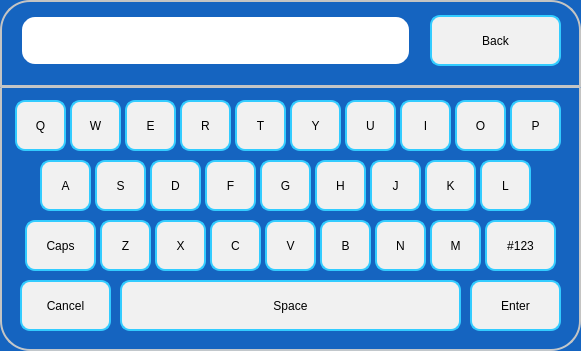
  <widget class="QFrame" name="frEnglishAlpha">
   <property name="geometry">
    <rect>
     <x>10</x>
     <y>10</y>
     <width>581</width>
     <height>351</height>
    </rect>
   </property>
   <property name="styleSheet">
    <string notr="true">	 border: 2px solid #C4C4C3;
    border-bottom-color: #C2C7CB; /* same as the pane color */
    border-radius: 30px;
color: rgb(0, 0, 0);
font: 75 16pt &quot;Roboto Medium&quot;;
background-color: rgb(21, 100, 192);</string>
   </property>
   <property name="frameShape">
    <enum>QFrame::StyledPanel</enum>
   </property>
   <property name="frameShadow">
    <enum>QFrame::Raised</enum>
   </property>
   <widget class="QPushButton" name="pbQ">
    <property name="geometry">
     <rect>
      <x>15</x>
      <y>100</y>
      <width>51</width>
      <height>51</height>
     </rect>
    </property>
    <property name="focusPolicy">
     <enum>Qt::NoFocus</enum>
    </property>
    <property name="styleSheet">
     <string notr="true">background-color: rgb(241, 241, 241);
border-width: 2px;
border-color:  rgb(51, 204, 255);
border-style: solid;
border-radius: 10;
color: rgb(0, 0, 0);
font: 75 16pt &quot;Roboto Medium&quot;;</string>
    </property>
    <property name="text">
     <string>Q</string>
    </property>
   </widget>
   <widget class="QPushButton" name="pbW">
    <property name="geometry">
     <rect>
      <x>70</x>
      <y>100</y>
      <width>51</width>
      <height>51</height>
     </rect>
    </property>
    <property name="focusPolicy">
     <enum>Qt::NoFocus</enum>
    </property>
    <property name="styleSheet">
     <string notr="true">background-color: rgb(241, 241, 241);
border-width: 2px;
border-color:  rgb(51, 204, 255);
border-style: solid;
border-radius: 10;
color: rgb(0, 0, 0);
font: 75 16pt &quot;Roboto Medium&quot;;</string>
    </property>
    <property name="text">
     <string>W</string>
    </property>
   </widget>
   <widget class="QPushButton" name="pbE">
    <property name="geometry">
     <rect>
      <x>125</x>
      <y>100</y>
      <width>51</width>
      <height>51</height>
     </rect>
    </property>
    <property name="focusPolicy">
     <enum>Qt::NoFocus</enum>
    </property>
    <property name="styleSheet">
     <string notr="true">background-color: rgb(241, 241, 241);
border-width: 2px;
border-color:  rgb(51, 204, 255);
border-style: solid;
border-radius: 10;
color: rgb(0, 0, 0);
font: 75 16pt &quot;Roboto Medium&quot;;</string>
    </property>
    <property name="text">
     <string>E</string>
    </property>
   </widget>
   <widget class="QPushButton" name="pbR">
    <property name="geometry">
     <rect>
      <x>180</x>
      <y>100</y>
      <width>51</width>
      <height>51</height>
     </rect>
    </property>
    <property name="focusPolicy">
     <enum>Qt::NoFocus</enum>
    </property>
    <property name="styleSheet">
     <string notr="true">background-color: rgb(241, 241, 241);
border-width: 2px;
border-color:  rgb(51, 204, 255);
border-style: solid;
border-radius: 10;
color: rgb(0, 0, 0);
font: 75 16pt &quot;Roboto Medium&quot;;</string>
    </property>
    <property name="text">
     <string>R</string>
    </property>
   </widget>
   <widget class="QPushButton" name="pbT">
    <property name="geometry">
     <rect>
      <x>235</x>
      <y>100</y>
      <width>51</width>
      <height>51</height>
     </rect>
    </property>
    <property name="focusPolicy">
     <enum>Qt::NoFocus</enum>
    </property>
    <property name="styleSheet">
     <string notr="true">background-color: rgb(241, 241, 241);
border-width: 2px;
border-color:  rgb(51, 204, 255);
border-style: solid;
border-radius: 10;
color: rgb(0, 0, 0);
font: 75 16pt &quot;Roboto Medium&quot;;</string>
    </property>
    <property name="text">
     <string>T</string>
    </property>
   </widget>
   <widget class="QPushButton" name="pbY">
    <property name="geometry">
     <rect>
      <x>290</x>
      <y>100</y>
      <width>51</width>
      <height>51</height>
     </rect>
    </property>
    <property name="focusPolicy">
     <enum>Qt::NoFocus</enum>
    </property>
    <property name="styleSheet">
     <string notr="true">background-color: rgb(241, 241, 241);
border-width: 2px;
border-color:  rgb(51, 204, 255);
border-style: solid;
border-radius: 10;
color: rgb(0, 0, 0);
font: 75 16pt &quot;Roboto Medium&quot;;</string>
    </property>
    <property name="text">
     <string>Y</string>
    </property>
   </widget>
   <widget class="QPushButton" name="pbU">
    <property name="geometry">
     <rect>
      <x>345</x>
      <y>100</y>
      <width>51</width>
      <height>51</height>
     </rect>
    </property>
    <property name="focusPolicy">
     <enum>Qt::NoFocus</enum>
    </property>
    <property name="styleSheet">
     <string notr="true">background-color: rgb(241, 241, 241);
border-width: 2px;
border-color:  rgb(51, 204, 255);
border-style: solid;
border-radius: 10;
color: rgb(0, 0, 0);
font: 75 16pt &quot;Roboto Medium&quot;;</string>
    </property>
    <property name="text">
     <string>U</string>
    </property>
   </widget>
   <widget class="QPushButton" name="pbI">
    <property name="geometry">
     <rect>
      <x>400</x>
      <y>100</y>
      <width>51</width>
      <height>51</height>
     </rect>
    </property>
    <property name="focusPolicy">
     <enum>Qt::NoFocus</enum>
    </property>
    <property name="styleSheet">
     <string notr="true">background-color: rgb(241, 241, 241);
border-width: 2px;
border-color:  rgb(51, 204, 255);
border-style: solid;
border-radius: 10;
color: rgb(0, 0, 0);
font: 75 16pt &quot;Roboto Medium&quot;;</string>
    </property>
    <property name="text">
     <string>I</string>
    </property>
   </widget>
   <widget class="QPushButton" name="pbO">
    <property name="geometry">
     <rect>
      <x>455</x>
      <y>100</y>
      <width>51</width>
      <height>51</height>
     </rect>
    </property>
    <property name="focusPolicy">
     <enum>Qt::NoFocus</enum>
    </property>
    <property name="styleSheet">
     <string notr="true">background-color: rgb(241, 241, 241);
border-width: 2px;
border-color:  rgb(51, 204, 255);
border-style: solid;
border-radius: 10;
color: rgb(0, 0, 0);
font: 75 16pt &quot;Roboto Medium&quot;;</string>
    </property>
    <property name="text">
     <string>O</string>
    </property>
   </widget>
   <widget class="QPushButton" name="pbP">
    <property name="geometry">
     <rect>
      <x>510</x>
      <y>100</y>
      <width>51</width>
      <height>51</height>
     </rect>
    </property>
    <property name="focusPolicy">
     <enum>Qt::NoFocus</enum>
    </property>
    <property name="styleSheet">
     <string notr="true">background-color: rgb(241, 241, 241);
border-width: 2px;
border-color:  rgb(51, 204, 255);
border-style: solid;
border-radius: 10;
color: rgb(0, 0, 0);
font: 75 16pt &quot;Roboto Medium&quot;;</string>
    </property>
    <property name="text">
     <string>P</string>
    </property>
   </widget>
   <widget class="QPushButton" name="pbA">
    <property name="geometry">
     <rect>
      <x>40</x>
      <y>160</y>
      <width>51</width>
      <height>51</height>
     </rect>
    </property>
    <property name="focusPolicy">
     <enum>Qt::NoFocus</enum>
    </property>
    <property name="styleSheet">
     <string notr="true">background-color: rgb(241, 241, 241);
border-width: 2px;
border-color:  rgb(51, 204, 255);
border-style: solid;
border-radius: 10;
color: rgb(0, 0, 0);
font: 75 16pt &quot;Roboto Medium&quot;;</string>
    </property>
    <property name="text">
     <string>A</string>
    </property>
   </widget>
   <widget class="QPushButton" name="pbS">
    <property name="geometry">
     <rect>
      <x>95</x>
      <y>160</y>
      <width>51</width>
      <height>51</height>
     </rect>
    </property>
    <property name="focusPolicy">
     <enum>Qt::NoFocus</enum>
    </property>
    <property name="styleSheet">
     <string notr="true">background-color: rgb(241, 241, 241);
border-width: 2px;
border-color:  rgb(51, 204, 255);
border-style: solid;
border-radius: 10;
color: rgb(0, 0, 0);
font: 75 16pt &quot;Roboto Medium&quot;;</string>
    </property>
    <property name="text">
     <string>S</string>
    </property>
   </widget>
   <widget class="QPushButton" name="pbD">
    <property name="geometry">
     <rect>
      <x>150</x>
      <y>160</y>
      <width>51</width>
      <height>51</height>
     </rect>
    </property>
    <property name="focusPolicy">
     <enum>Qt::NoFocus</enum>
    </property>
    <property name="styleSheet">
     <string notr="true">background-color: rgb(241, 241, 241);
border-width: 2px;
border-color:  rgb(51, 204, 255);
border-style: solid;
border-radius: 10;
color: rgb(0, 0, 0);
font: 75 16pt &quot;Roboto Medium&quot;;</string>
    </property>
    <property name="text">
     <string>D</string>
    </property>
   </widget>
   <widget class="QPushButton" name="pbF">
    <property name="geometry">
     <rect>
      <x>205</x>
      <y>160</y>
      <width>51</width>
      <height>51</height>
     </rect>
    </property>
    <property name="focusPolicy">
     <enum>Qt::NoFocus</enum>
    </property>
    <property name="styleSheet">
     <string notr="true">background-color: rgb(241, 241, 241);
border-width: 2px;
border-color:  rgb(51, 204, 255);
border-style: solid;
border-radius: 10;
color: rgb(0, 0, 0);
font: 75 16pt &quot;Roboto Medium&quot;;</string>
    </property>
    <property name="text">
     <string>F</string>
    </property>
   </widget>
   <widget class="QPushButton" name="pbG">
    <property name="geometry">
     <rect>
      <x>260</x>
      <y>160</y>
      <width>51</width>
      <height>51</height>
     </rect>
    </property>
    <property name="focusPolicy">
     <enum>Qt::NoFocus</enum>
    </property>
    <property name="styleSheet">
     <string notr="true">background-color: rgb(241, 241, 241);
border-width: 2px;
border-color:  rgb(51, 204, 255);
border-style: solid;
border-radius: 10;
color: rgb(0, 0, 0);
font: 75 16pt &quot;Roboto Medium&quot;;</string>
    </property>
    <property name="text">
     <string>G</string>
    </property>
   </widget>
   <widget class="QPushButton" name="pbH">
    <property name="geometry">
     <rect>
      <x>315</x>
      <y>160</y>
      <width>51</width>
      <height>51</height>
     </rect>
    </property>
    <property name="focusPolicy">
     <enum>Qt::NoFocus</enum>
    </property>
    <property name="styleSheet">
     <string notr="true">background-color: rgb(241, 241, 241);
border-width: 2px;
border-color:  rgb(51, 204, 255);
border-style: solid;
border-radius: 10;
color: rgb(0, 0, 0);
font: 75 16pt &quot;Roboto Medium&quot;;</string>
    </property>
    <property name="text">
     <string>H</string>
    </property>
   </widget>
   <widget class="QPushButton" name="pbJ">
    <property name="geometry">
     <rect>
      <x>370</x>
      <y>160</y>
      <width>51</width>
      <height>51</height>
     </rect>
    </property>
    <property name="focusPolicy">
     <enum>Qt::NoFocus</enum>
    </property>
    <property name="styleSheet">
     <string notr="true">background-color: rgb(241, 241, 241);
border-width: 2px;
border-color:  rgb(51, 204, 255);
border-style: solid;
border-radius: 10;
color: rgb(0, 0, 0);
font: 75 16pt &quot;Roboto Medium&quot;;</string>
    </property>
    <property name="text">
     <string>J</string>
    </property>
   </widget>
   <widget class="QPushButton" name="pbK">
    <property name="geometry">
     <rect>
      <x>425</x>
      <y>160</y>
      <width>51</width>
      <height>51</height>
     </rect>
    </property>
    <property name="focusPolicy">
     <enum>Qt::NoFocus</enum>
    </property>
    <property name="styleSheet">
     <string notr="true">background-color: rgb(241, 241, 241);
border-width: 2px;
border-color:  rgb(51, 204, 255);
border-style: solid;
border-radius: 10;
color: rgb(0, 0, 0);
font: 75 16pt &quot;Roboto Medium&quot;;</string>
    </property>
    <property name="text">
     <string>K</string>
    </property>
   </widget>
   <widget class="QPushButton" name="pbL">
    <property name="geometry">
     <rect>
      <x>480</x>
      <y>160</y>
      <width>51</width>
      <height>51</height>
     </rect>
    </property>
    <property name="focusPolicy">
     <enum>Qt::NoFocus</enum>
    </property>
    <property name="styleSheet">
     <string notr="true">background-color: rgb(241, 241, 241);
border-width: 2px;
border-color:  rgb(51, 204, 255);
border-style: solid;
border-radius: 10;
color: rgb(0, 0, 0);
font: 75 16pt &quot;Roboto Medium&quot;;</string>
    </property>
    <property name="text">
     <string>L</string>
    </property>
   </widget>
   <widget class="QPushButton" name="pbZ">
    <property name="geometry">
     <rect>
      <x>100</x>
      <y>220</y>
      <width>51</width>
      <height>51</height>
     </rect>
    </property>
    <property name="focusPolicy">
     <enum>Qt::NoFocus</enum>
    </property>
    <property name="styleSheet">
     <string notr="true">background-color: rgb(241, 241, 241);
border-width: 2px;
border-color:  rgb(51, 204, 255);
border-style: solid;
border-radius: 10;
color: rgb(0, 0, 0);
font: 75 16pt &quot;Roboto Medium&quot;;</string>
    </property>
    <property name="text">
     <string>Z</string>
    </property>
   </widget>
   <widget class="QPushButton" name="pbX">
    <property name="geometry">
     <rect>
      <x>155</x>
      <y>220</y>
      <width>51</width>
      <height>51</height>
     </rect>
    </property>
    <property name="focusPolicy">
     <enum>Qt::NoFocus</enum>
    </property>
    <property name="styleSheet">
     <string notr="true">background-color: rgb(241, 241, 241);
border-width: 2px;
border-color:  rgb(51, 204, 255);
border-style: solid;
border-radius: 10;
color: rgb(0, 0, 0);
font: 75 16pt &quot;Roboto Medium&quot;;</string>
    </property>
    <property name="text">
     <string>X</string>
    </property>
   </widget>
   <widget class="QPushButton" name="pbC">
    <property name="geometry">
     <rect>
      <x>210</x>
      <y>220</y>
      <width>51</width>
      <height>51</height>
     </rect>
    </property>
    <property name="focusPolicy">
     <enum>Qt::NoFocus</enum>
    </property>
    <property name="styleSheet">
     <string notr="true">background-color: rgb(241, 241, 241);
border-width: 2px;
border-color:  rgb(51, 204, 255);
border-style: solid;
border-radius: 10;
color: rgb(0, 0, 0);
font: 75 16pt &quot;Roboto Medium&quot;;</string>
    </property>
    <property name="text">
     <string>C</string>
    </property>
   </widget>
   <widget class="QPushButton" name="pbV">
    <property name="geometry">
     <rect>
      <x>265</x>
      <y>220</y>
      <width>51</width>
      <height>51</height>
     </rect>
    </property>
    <property name="focusPolicy">
     <enum>Qt::NoFocus</enum>
    </property>
    <property name="styleSheet">
     <string notr="true">background-color: rgb(241, 241, 241);
border-width: 2px;
border-color:  rgb(51, 204, 255);
border-style: solid;
border-radius: 10;
color: rgb(0, 0, 0);
font: 75 16pt &quot;Roboto Medium&quot;;</string>
    </property>
    <property name="text">
     <string>V</string>
    </property>
   </widget>
   <widget class="QPushButton" name="pbB">
    <property name="geometry">
     <rect>
      <x>320</x>
      <y>220</y>
      <width>51</width>
      <height>51</height>
     </rect>
    </property>
    <property name="focusPolicy">
     <enum>Qt::NoFocus</enum>
    </property>
    <property name="styleSheet">
     <string notr="true">background-color: rgb(241, 241, 241);
border-width: 2px;
border-color:  rgb(51, 204, 255);
border-style: solid;
border-radius: 10;
color: rgb(0, 0, 0);
font: 75 16pt &quot;Roboto Medium&quot;;</string>
    </property>
    <property name="text">
     <string>B</string>
    </property>
   </widget>
   <widget class="QPushButton" name="pbN">
    <property name="geometry">
     <rect>
      <x>375</x>
      <y>220</y>
      <width>51</width>
      <height>51</height>
     </rect>
    </property>
    <property name="focusPolicy">
     <enum>Qt::NoFocus</enum>
    </property>
    <property name="styleSheet">
     <string notr="true">background-color: rgb(241, 241, 241);
border-width: 2px;
border-color:  rgb(51, 204, 255);
border-style: solid;
border-radius: 10;
color: rgb(0, 0, 0);
font: 75 16pt &quot;Roboto Medium&quot;;</string>
    </property>
    <property name="text">
     <string>N</string>
    </property>
   </widget>
   <widget class="QPushButton" name="pbM">
    <property name="geometry">
     <rect>
      <x>430</x>
      <y>220</y>
      <width>51</width>
      <height>51</height>
     </rect>
    </property>
    <property name="focusPolicy">
     <enum>Qt::NoFocus</enum>
    </property>
    <property name="styleSheet">
     <string notr="true">background-color: rgb(241, 241, 241);
border-width: 2px;
border-color:  rgb(51, 204, 255);
border-style: solid;
border-radius: 10;
color: rgb(0, 0, 0);
font: 75 16pt &quot;Roboto Medium&quot;;</string>
    </property>
    <property name="text">
     <string>M</string>
    </property>
   </widget>
   <widget class="QPushButton" name="pbCap">
    <property name="geometry">
     <rect>
      <x>25</x>
      <y>220</y>
      <width>71</width>
      <height>51</height>
     </rect>
    </property>
    <property name="focusPolicy">
     <enum>Qt::NoFocus</enum>
    </property>
    <property name="styleSheet">
     <string notr="true">background-color: rgb(241, 241, 241);
border-width: 2px;
border-color:  rgb(51, 204, 255);
border-style: solid;
border-radius: 10;
color: rgb(0, 0, 0);
font: 75 16pt &quot;Roboto Medium&quot;;</string>
    </property>
    <property name="text">
     <string>Caps</string>
    </property>
   </widget>
   <widget class="QPushButton" name="pbCancel">
    <property name="geometry">
     <rect>
      <x>20</x>
      <y>280</y>
      <width>91</width>
      <height>51</height>
     </rect>
    </property>
    <property name="focusPolicy">
     <enum>Qt::NoFocus</enum>
    </property>
    <property name="styleSheet">
     <string notr="true">background-color: rgb(241, 241, 241);
border-width: 2px;
border-color:  rgb(51, 204, 255);
border-style: solid;
border-radius: 10;
color: rgb(0, 0, 0);
font: 75 16pt &quot;Roboto Medium&quot;;</string>
    </property>
    <property name="text">
     <string>Cancel</string>
    </property>
   </widget>
   <widget class="QPushButton" name="pbSpace">
    <property name="geometry">
     <rect>
      <x>120</x>
      <y>280</y>
      <width>341</width>
      <height>51</height>
     </rect>
    </property>
    <property name="focusPolicy">
     <enum>Qt::NoFocus</enum>
    </property>
    <property name="styleSheet">
     <string notr="true">background-color: rgb(241, 241, 241);
border-width: 2px;
border-color:  rgb(51, 204, 255);
border-style: solid;
border-radius: 10;
color: rgb(0, 0, 0);
font: 75 16pt &quot;Roboto Medium&quot;;</string>
    </property>
    <property name="text">
     <string>Space</string>
    </property>
   </widget>
   <widget class="QPushButton" name="pbEnter">
    <property name="geometry">
     <rect>
      <x>470</x>
      <y>280</y>
      <width>91</width>
      <height>51</height>
     </rect>
    </property>
    <property name="focusPolicy">
     <enum>Qt::NoFocus</enum>
    </property>
    <property name="styleSheet">
     <string notr="true">background-color: rgb(241, 241, 241);
border-width: 2px;
border-color:  rgb(51, 204, 255);
border-style: solid;
border-radius: 10;
color: rgb(0, 0, 0);
font: 75 16pt &quot;Roboto Medium&quot;;</string>
    </property>
    <property name="text">
     <string>Enter</string>
    </property>
   </widget>
   <widget class="QPushButton" name="pb123">
    <property name="geometry">
     <rect>
      <x>485</x>
      <y>220</y>
      <width>71</width>
      <height>51</height>
     </rect>
    </property>
    <property name="focusPolicy">
     <enum>Qt::NoFocus</enum>
    </property>
    <property name="styleSheet">
     <string notr="true">background-color: rgb(241, 241, 241);
border-width: 2px;
border-color:  rgb(51, 204, 255);
border-style: solid;
border-radius: 10;
color: rgb(0, 0, 0);
font: 75 16pt &quot;Roboto Medium&quot;;</string>
    </property>
    <property name="text">
     <string>#123</string>
    </property>
   </widget>
   <widget class="QPushButton" name="pbBack">
    <property name="geometry">
     <rect>
      <x>430</x>
      <y>15</y>
      <width>131</width>
      <height>51</height>
     </rect>
    </property>
    <property name="focusPolicy">
     <enum>Qt::NoFocus</enum>
    </property>
    <property name="styleSheet">
     <string notr="true">background-color: rgb(241, 241, 241);
border-width: 2px;
border-color:  rgb(51, 204, 255);
border-style: solid;
border-radius: 10;
color: rgb(0, 0, 0);
font: 75 16pt &quot;Roboto Medium&quot;;</string>
    </property>
    <property name="text">
     <string>Back</string>
    </property>
   </widget>
   <widget class="QLineEdit" name="leInput">
    <property name="geometry">
     <rect>
      <x>20</x>
      <y>15</y>
      <width>391</width>
      <height>51</height>
     </rect>
    </property>
    <property name="focusPolicy">
     <enum>Qt::ClickFocus</enum>
    </property>
    <property name="contextMenuPolicy">
     <enum>Qt::NoContextMenu</enum>
    </property>
    <property name="styleSheet">
     <string notr="true">QLineEdit { 
	padding: 1px 18px 1px 10px;
	background-color: rgb(255,255,255);
	border-width: 2px;
	border-color: rgb(21, 100, 192);
	border-style: solid;
	border-radius: 15;
	color: rgb(0, 0, 0);
	font: 75 16pt &quot;Roboto Medium&quot;;
}
QLineEdit:read-only {
	background-color: rgb(245,245,245);
}
QLineEdit[error=true] {
border-color: red;
}
QLineEdit[error=false] {
border-color: rgb(21, 100, 192);
}</string>
    </property>
    <property name="text">
     <string/>
    </property>
    <property name="maxLength">
     <number>50</number>
    </property>
   </widget>
   <widget class="Line" name="line">
    <property name="geometry">
     <rect>
      <x>0</x>
      <y>85</y>
      <width>581</width>
      <height>3</height>
     </rect>
    </property>
    <property name="orientation">
     <enum>Qt::Horizontal</enum>
    </property>
   </widget>
  </widget>
